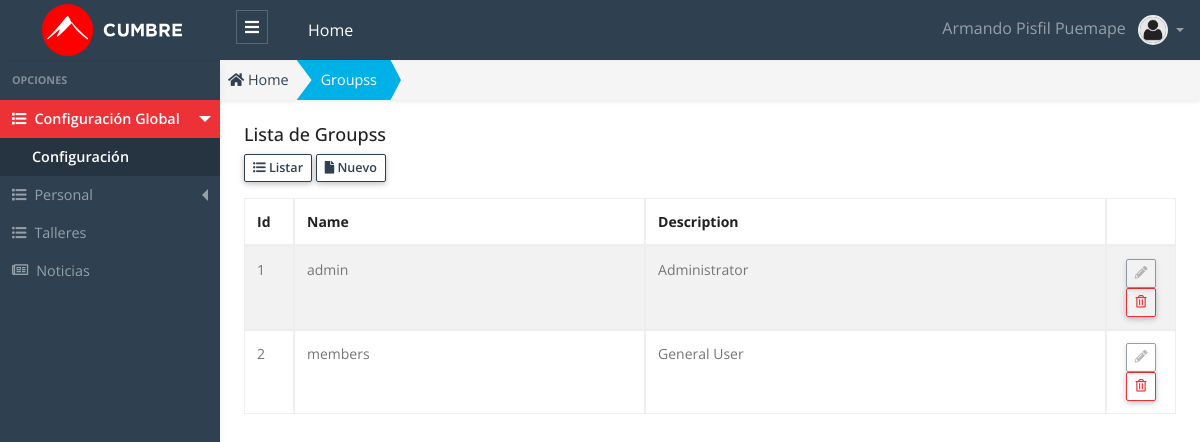
Page /public/admin/groups/groups.php (signed in) on the committed database.
### tables this page shows
CREATE TABLE `groups`  (
  `id` mediumint(8) UNSIGNED NOT NULL AUTO_INCREMENT,
  `name` varchar(20) NOT NULL,
  `description` varchar(100) NOT NULL,
  PRIMARY KEY (`id`) USING BTREE
);

### public/app/database/Connection.php (called while the page is built, shortened)
<?php
Class Connection
{
  protected $db_host   = 'localhost';
  protected $db_user   = 'root';
  protected $db_pass   = '';
  protected $db_name   = 'escuelac_w_ne16';
  protected $db_port   = '3306';
  protected $db_driver = 'mysql';
  protected $query  = '';
  protected $conn   = null  ;
  private function openConnection()
  {
    $str_conn = $this->db_driver.":host=".$this->db_host.";port=".$this->db_port.";dbname=" .$this->db_name;
    $this->conn = new PDO($str_conn,$this->db_user,$this->db_pass);
    $this->conn->setAttribute(PDO::ATTR_ERRMODE, PDO::ERRMODE_EXCEPTION);
    $this->conn->query("SET NAMES 'utf8'");
    return $this->conn ;
  }
  protected function executeQuery()
  {
    $stm = $this->conn->prepare($this->query);
    $this->status = $stm->execute() ;
    if($this->status)
    {
      $column_count = $stm->columnCount() ;
      if ($column_count > 0)
      {
        $rows  = $stm->fetchAll(PDO::FETCH_ASSOC) ;
      }
    }
  }
}

### public/app/models/Groups.php (called while the page is built, shortened)
<?php
class Groups extends Connection {
  public function getAll()
  {
    try{
      $this->query = "SELECT * FROM groups; ";
      $this->executeQuery();
      $data = $this->rows ;
      return $data;
    }catch(exception $e){
      throw new Exception($e->getMessage());
    }
  }
}

### public/app/controllers/GroupsController.php (called while the page is built, shortened)
<?php
 class GroupsController
{
  public function getAll()
  {
    try
    {
      $groups  = new Groups();
      $data = $groups->getAll();
      return $data ;
    }
    catch (Exception $e)
    {
      throw new Exception($e->getMessage());
    }
  }
}

### public/admin/groups/groups.php (the view, shortened to what this page needs)
<?php
    $groups_controller = new GroupsController();
    $data = $groups_controller->getAll();
    $title_page = "Groupss";
?>
<!DOCTYPE html>
<html lang="es">
<head>
  <?php
    require_once "../layout/head_links.phtml";
  ?>
</head>
<body>
  <?php require "../layout/header.phtml"; ?>
  <div class="app-wrap">
    <?php require_once "../layout/sidebar.phtml";?>
    <main role="main" class="main">
      <nav class="full-content" aria-label="breadcrumb">
        <ol class="breadcrumb breadcrumb-shape shadow-sm radius-0">
          <li class="breadcrumb-item">
            <a href="admin">
              <i class="fas fa-home"></i> Home
            </a>
          </li>
          <li class="breadcrumb-item active bg-info text-white" aria-current="page">
            <a class="link-white" href="admin/groups/groups.php">
              <?php echo $title_page; ?>
            </a>
          </li>
        </ol>
      </nav>
      <div class="container-full p-2 fs-x-14">
        <div class="row">
          <div class="col-12">
            <h5 class="page-header-title">Lista de <?php echo $title_page; ?> </h5>
          </div>
          <div class="col-12 mb-3">
            <a href="admin/groups/groups.php" class="btn btn-outline-primary btn-sm btn-bar" role="button">
              <i class="fas fa-list-ul"></i>
              Listar
            </a>
            <a href="admin/groups/nuevo.php" class="btn btn-outline-primary btn-sm btn-bar" role="button">
              <i class="fas fa-file"></i>
              Nuevo
            </a>
          </div>
          <div class="col-12">
            <div class="table-responsive">
            <table id="dataTableList" class="table table-striped table-bordered" style="width:100%">
              <thead>
                <tr>
                  <th width="50">Id </th>
                  <th>Name </th>
                  <th>Description </th>
                  <th width="70"></th>
                </tr>
              </thead>
              <tbody>
                <?php foreach ($data as &$row) {?>
                  <?php
                    $title_estado   = "";
                    $class_estado   = "";
                    $class_disabled = "";
                    if($row["estado"] == 1)
                    {
                      $title_estado = "Eliminar" ;
                    }
                    else
                    {
                      $title_estado   = "Recuperar" ;
                      $class_estado   = "row-disabled";
                      $class_disabled = "is-disabled";
                    }
                  ?>
                <tr class="<?php echo $class_estado ;?>" >
                  <td> <?php echo $row["id"] ?> </td>
                  <td> <?php echo $row["name"] ?> </td>
                  <td> <?php echo $row["description"] ?> </td>
                  <td class="text-center">
                    <a class="btn btn-outline-primary btn-sm lh-1 btn-table <?php echo $class_disabled ; ?>" href="admin/groups/editar.php?id=<?php echo $row["id"] ?>" title="Editar">
                    <i class="fas fa-pencil-alt"></i>
                    </a>
                    <button class="btn btn-outline-danger btn-sm lh-1 btn-table" onclick="modalDelete(<?php echo $row["id"] ?>, `<?php echo $row['name'] ?>`,`<?php echo $title_estado ?>`,`<?php echo $row['estado'] ?>`);" title="<?php echo $title_estado ;?>">
                    <i class="far fa-trash-alt"></i>
                    </button>
                  </td>
                </tr>
                <?php }?>
              </tbody>
            </table>
            </div>
          </div>
        </div>
      </div>
    </main>
  </div>
  <?php require_once "../layout/datatables.phtml"?>
</body>
</html>

### rows in the picture
groups: id "1", name "admin", description "Administrator"
groups: id "2", name "members", description "General User"

### other values in the picture
$_SESSION['USER']['nombre'] "Armando"
$_SESSION['USER']['apellidos'] "Pisfil Puemape"
$title_page "Groupss"
